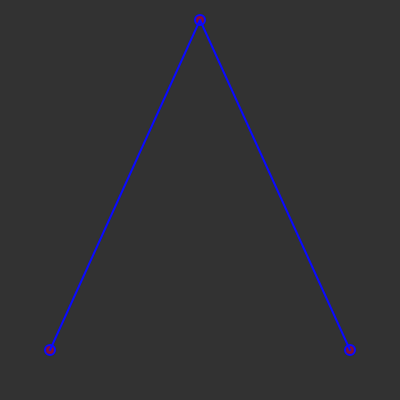
Frame 1 (no input)
Frame 60 (no input): identical to frame 1, image omitted
Frame 120 (the mouse pressed at the canvas centre since frame 60): identical to frame 1, image omitted

The p5.js sketch that drew this single still picture (run headless with seeded random() and noise() and a simulated clock; from frame 60 on, the mouse is pressed at the canvas centre):

// p5.js sketch
// ── sketch.js
function setup() {
  createCanvas(400,400);
  fill(133, 18, 50);
  stroke(10, 10, 500);
  strokeWeight(2);
}

function draw() {
  background(50);
  
  // De tre cirkler med streger mellem
  circle (200, 20, 10);
  circle (50, 350, 10);
  circle (350, 350, 10);

  //streger mellem de tre punkter
  line (200, 20, 50, 350);
  line (200, 20, 350, 350);
   

}
